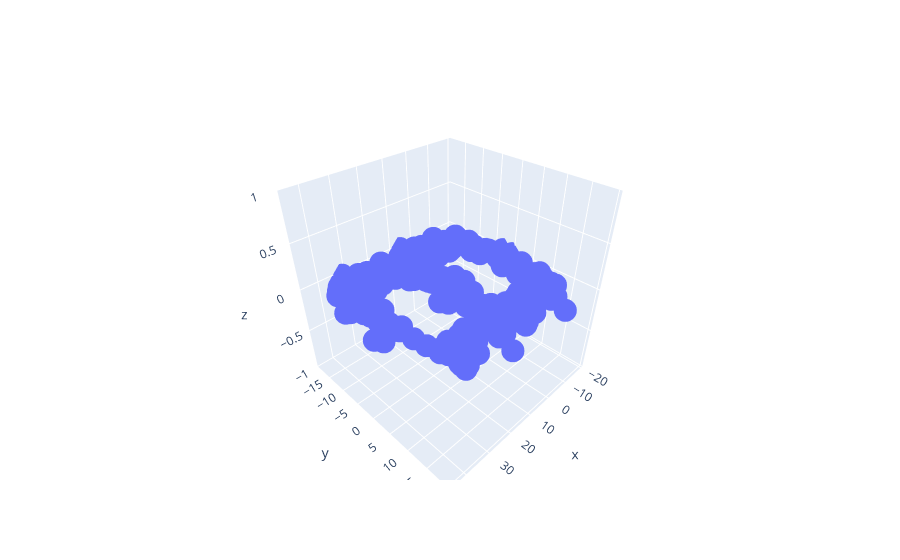

Here is the notebook cell this chart was saved with:
### Code cell
aux=np.array([[25,0,0]+circle[i] for i in range(len(circle))])
doublecircle=np.append(circle,aux,0)
fig = go.Figure(data=[go.Scatter3d(x=doublecircle[:,0], y=doublecircle[:,1],z=doublecircle[:,2],
                                   mode='markers')])
fig.show()

### Figure 1 — Plotly figure (JSON) as saved in the notebook; plotly's stock layout.template omitted (floating-point values rounded to 4 significant figures; data arrays with more than 128 entries replaced by an {"elided": "..."} marker saying what was removed)
{"data": [{"mode": "markers", "type": "scatter3d", "x": {"elided": "200 float values"}, "y": {"elided": "200 float values"}, "z": {"elided": "200 int values"}}], "layout": {}}
